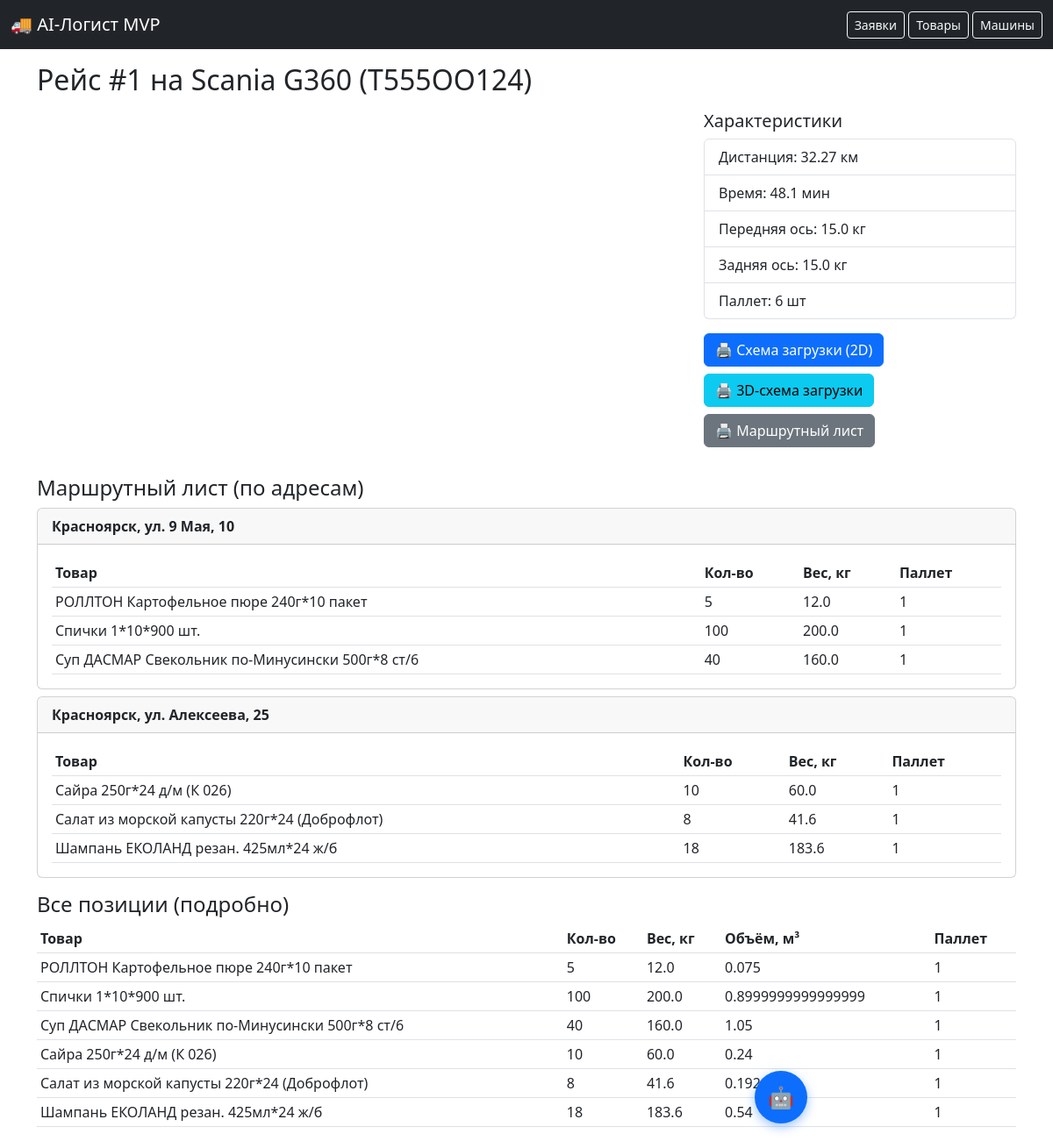
The app's page /route/1, older data.
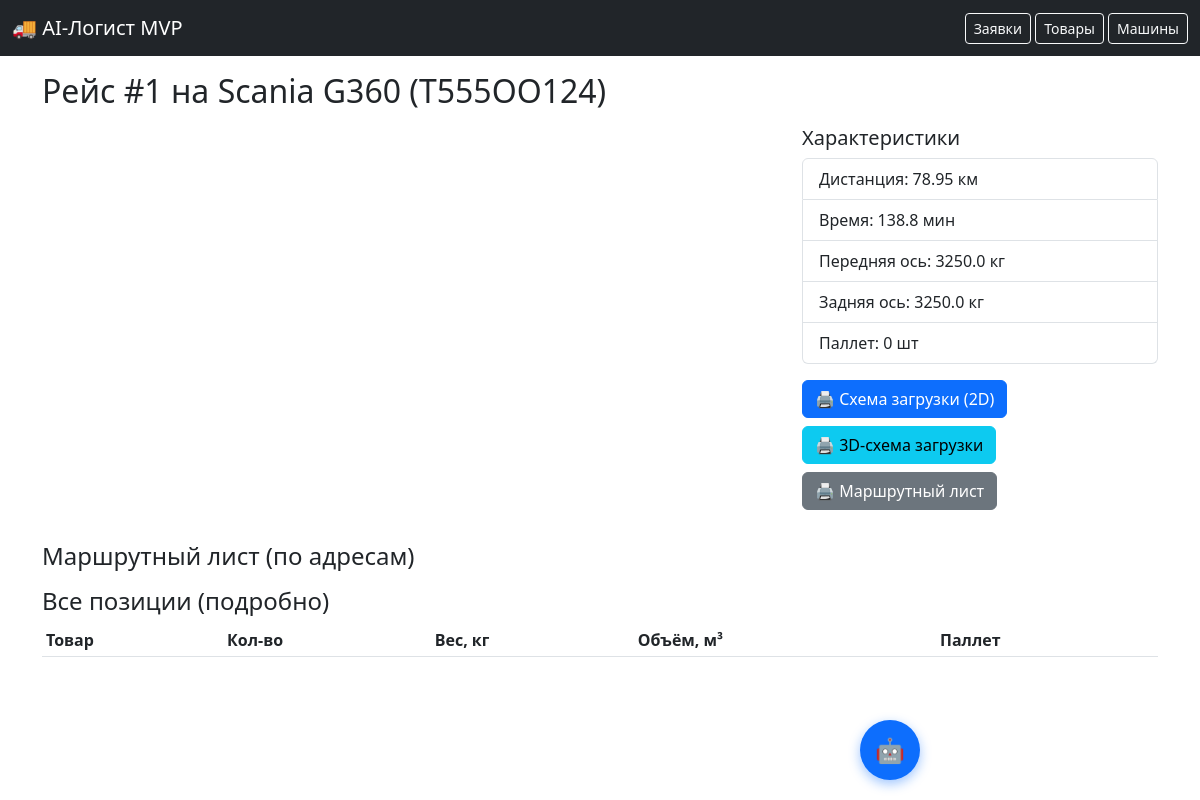
The same page, newer data.
### models.py (models this page shows)
class Route(db.Model):
    id = db.Column(db.Integer, primary_key=True)
    vehicle_id = db.Column(db.Integer, db.ForeignKey('vehicle.id'))
    created = db.Column(db.DateTime, default=datetime.utcnow)
    distance_km = db.Column(db.Float)
    duration_min = db.Column(db.Float)
    waypoints = db.Column(db.Text)
    route_geojson = db.Column(db.Text)
    axle_front = db.Column(db.Float)
    axle_rear = db.Column(db.Float)

class OrderRequest(db.Model):
    id = db.Column(db.Integer, primary_key=True)
    sender_name = db.Column(db.String(100))
    sender_address = db.Column(db.String(255))
    sender_lat = db.Column(db.Float)
    sender_lon = db.Column(db.Float)
    receiver_name = db.Column(db.String(100))
    receiver_address = db.Column(db.String(255))
    receiver_lat = db.Column(db.Float)
    receiver_lon = db.Column(db.Float)
    delivery_date = db.Column(db.String(20))
    status = db.Column(db.String(20), default='new')
    route_id = db.Column(db.Integer, db.ForeignKey('route.id'), nullable=True)
    items = db.relationship('RequestItem', backref='order', lazy=True)

class RequestItem(db.Model):
    id = db.Column(db.Integer, primary_key=True)
    order_request_id = db.Column(db.Integer, db.ForeignKey('order_request.id'), nullable=False)
    product_id = db.Column(db.Integer, db.ForeignKey('product.id'), nullable=True)
    cargo_name = db.Column(db.String(100), nullable=False)
    quantity = db.Column(db.Integer, default=1)
    length = db.Column(db.Float)
    width = db.Column(db.Float)
    height = db.Column(db.Float)
    weight = db.Column(db.Float)
    total_volume = db.Column(db.Float)
    total_weight = db.Column(db.Float)

### app.py (the view)
@app.route('/route/<int:route_id>')
def view_route(route_id):
    route = Route.query.get_or_404(route_id)
    vehicle = Vehicle.query.get(route.vehicle_id)
    orders = OrderRequest.query.filter_by(route_id=route_id).all()
    all_items = []
    item_pallets = []
    for o in orders:
        for item in o.items:
            np = pallets_needed(item, vehicle)
            item_pallets.append(np)
            all_items.append({
                'cargo_name': item.cargo_name,
                'quantity': item.quantity,
                'total_weight': item.total_weight,
                'total_volume': item.total_volume
            })
    from collections import defaultdict
    grouped = defaultdict(list)
    for o in orders:
        addr = o.receiver_address
        for item in o.items:
            grouped[addr].append({
                'name': item.cargo_name,
                'qty': item.quantity,
                'weight': item.total_weight,
                'pallets': pallets_needed(item, vehicle)
            })
    grouped_items = []
    for addr, items in grouped.items():
        grouped_items.append({'address': addr, 'cargo_items': items})
    return render_template('route_plan.html',
                           route=route,
                           vehicle=vehicle,
                           orders=orders,
                           all_items=all_items,
                           item_pallets=item_pallets,
                           waypoints=json.loads(route.waypoints or '[]'),
                           grouped_items=grouped_items,
                           yandex_key=app.config['YANDEX_MAPS_API_KEY'],
                           route_geojson=route.route_geojson)

### app.py (called while the page is built)
def pallets_needed(item, vehicle):
    if not vehicle.pallet_length or not vehicle.pallet_width:
        return 1
    pallet_area = vehicle.pallet_length * vehicle.pallet_width
    pallet_max_height = vehicle.height
    pallet_volume = pallet_area * pallet_max_height
    total_vol = item.total_volume
    if total_vol <= 0:
        return 1
    n = math.ceil(total_vol / pallet_volume)
    return max(1, n)

### templates/route_plan.html (shortened to what this page needs)
{% extends "base.html" %}
{% block content %}
<h2>Рейс #{{ route.id }} на {{ vehicle.name }} ({{ vehicle.plate }})</h2>
<div class="row mt-3">
    <div class="col-md-8">
        <div id="route-map" style="height: 400px;"></div>
    </div>
    <div class="col-md-4">
        <h5>Характеристики</h5>
        <ul class="list-group">
            <li class="list-group-item">Дистанция: {{ route.distance_km }} км</li>
            <li class="list-group-item">Время: {{ route.duration_min }} мин</li>
            <li class="list-group-item">Передняя ось: {{ route.axle_front }} кг</li>
            <li class="list-group-item">Задняя ось: {{ route.axle_rear }} кг</li>
            <li class="list-group-item">Паллет: {{ item_pallets|sum }} шт</li>
        </ul>
        <a href="/route/{{ route.id }}/print_load" class="btn btn-primary mt-3" target="_blank">🖨️ Схема загрузки (2D)</a>
        <a href="/route/{{ route.id }}/load_3d" class="btn btn-info mt-2" target="_blank">🖨️ 3D-схема загрузки</a>
        <button onclick="window.print()" class="btn btn-secondary mt-2">🖨️ Маршрутный лист</button>
    </div>
</div>
<h4 class="mt-3">Маршрутный лист (по адресам)</h4>
{% for group in grouped_items %}
    <div class="card mb-2">
        <div class="card-header"><strong>{{ group.address }}</strong></div>
        <div class="card-body">
            <table class="table table-sm mb-0">
                <thead><tr><th>Товар</th><th>Кол-во</th><th>Вес, кг</th><th>Паллет</th></tr></thead>
                <tbody>
                {% for it in group.cargo_items %}
                <tr>
                    <td>{{ it.name }}</td>
                    <td>{{ it.qty }}</td>
                    <td>{{ it.weight }}</td>
                    <td>{{ it.pallets }}</td>
                </tr>
                {% endfor %}
                </tbody>
            </table>
        </div>
    </div>
{% endfor %}
<h4 class="mt-3">Все позиции (подробно)</h4>
<table class="table table-sm">
    <tr><th>Товар</th><th>Кол-во</th><th>Вес, кг</th><th>Объём, м³</th><th>Паллет</th></tr>
    {% for item in all_items %}
    <tr>
        <td>{{ item.cargo_name }}</td>
        <td>{{ item.quantity }}</td>
        <td>{{ item.total_weight }}</td>
        <td>{{ item.total_volume }}</td>
        <td>{{ item_pallets[loop.index0] }}</td>
    </tr>
    {% endfor %}
</table>
{% endblock %}

Row changes from the older to the newer data that the page shows:
no longer on this page (row edited): OrderRequest: address "Красноярск, ул. 9 Мая, 10"
no longer on this page (row edited): RequestItem: name "РОЛЛТОН Картофельное пюре 240г*10 пакет", qty "5", weight "12.0", pallets "1", cargo_name "РОЛЛТОН Картофельное пюре 240г*10 пакет", quantity "5", total_weight "12.0", total_volume "0.075", order_request "1"
no longer on this page (row edited): RequestItem: name "Спички 1*10*900 шт.", qty "100", weight "200.0", pallets "1", cargo_name "Спички 1*10*900 шт.", quantity "100", total_weight "200.0", total_volume "0.8999999999999999", order_request "1"
no longer on this page (row edited): RequestItem: name "Суп ДАСМАР Свекольник по-Минусински 500г*8 ст/6", qty "40", weight "160.0", pallets "1", cargo_name "Суп ДАСМАР Свекольник по-Минусински 500г*8 ст/6", quantity "40", total_weight "160.0", total_volume "1.05", order_request "1"
no longer on this page (row edited): OrderRequest: address "Красноярск, ул. Алексеева, 25"
no longer on this page (row edited): RequestItem: name "Сайра 250г*24 д/м (К 026)", qty "10", weight "60.0", pallets "1", cargo_name "Сайра 250г*24 д/м (К 026)", quantity "10", total_weight "60.0", total_volume "0.24", item_pallets "1"
no longer on this page (row edited): RequestItem: name "Салат из морской капусты 220г*24 (Доброфлот)", qty "8", weight "41.6", pallets "1", cargo_name "Салат из морской капусты 220г*24 (Доброфлот)", quantity "8", total_weight "41.6", total_volume "0.192", item_pallets "1"
no longer on this page (row edited): RequestItem: name "Шампань ЕКОЛАНД резан. 425мл*24 ж/б", qty "18", weight "183.6", pallets "1", cargo_name "Шампань ЕКОЛАНД резан. 425мл*24 ж/б", quantity "18", total_weight "183.6", total_volume "0.54", item_pallets "1"
changed Route id 1: distance_km "32.27" → "78.95"; duration_min "48.1" → "138.8"; axle_front "15.0" → "3250.0"; axle_rear "15.0" → "3250.0"
Text that changed along with them:
{{ item_pallets|sum }}: "6" → "0"
